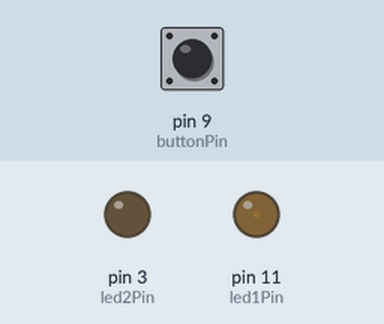
This sketch was run on a simulated Arduino Uno, built with avr-gcc and run on an emulated ATmega328P. Parts: output pins drawn as LEDs (lit = HIGH). The test bench sets the inputs (shaded band); at power-on: pin 9 (buttonPin) LOW.

Above: at 1.2 s.
1.3 s: pin 9 (buttonPin) pulled HIGH for 0.15 s
At 2.4 s:
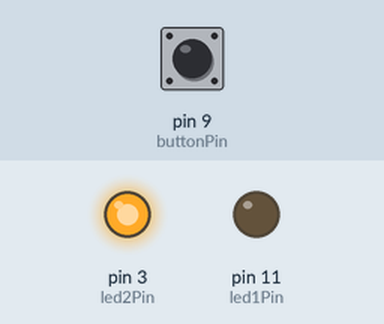
2.9 s: pin 9 (buttonPin) pulled HIGH for 1 s
At 4.06 s:
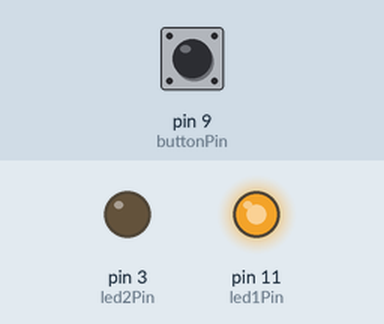
Timing chart, 0 to 11.9 s (numbered marks = the images above; inputs shaded):
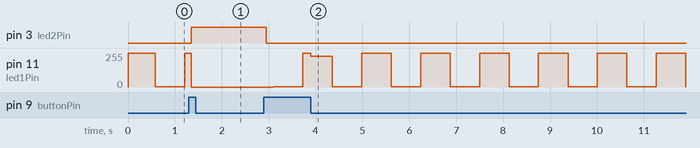

The sketch:

009_switching_pwm_leds.ino
```cpp
const int led1Pin = 11;  // Пин для светодиода №1
const int led2Pin = 3;   // Пин для светодиода №2
const int buttonPin = 9;  // Пин для кнопки

int buttonState = 0;      // Переменная для хранения состояния кнопки
int lastButtonState = 0;  // Переменная для хранения предыдущего состояния кнопки
int ledMode = 0;          // Переменная для хранения текущего режима работы светодиодов

void setup() {
  pinMode(led1Pin, OUTPUT);
  pinMode(led2Pin, OUTPUT);
  pinMode(buttonPin, INPUT);
}

void loop() {
  // Считываем состояние кнопки
  buttonState = digitalRead(buttonPin);

  // Проверяем, было ли нажатие кнопки
  if (buttonState != lastButtonState) {
    if (buttonState == HIGH) {
      // Меняем режим работы светодиодов
      ledMode = (ledMode + 1) % 2;
    }
    // Задержка для устранения дребезга кнопки
    delay(50);
  }
  lastButtonState = buttonState;

  // Управление светодиодами в зависимости от режима
  if (ledMode == 0) {
    // Режим 0: светодиод №1 плавно мерцает, светодиод №2 выключен
    analogWrite(led1Pin, 128 + 127 * cos(millis() / 200.0));
    digitalWrite(led2Pin, LOW);
  } else if (ledMode == 1) {
    // Режим 1: светодиод №1 выключен, светодиод №2 включен
    digitalWrite(led1Pin, LOW);
    digitalWrite(led2Pin, HIGH);
  }
}
```

Measured:
- after the input at 1.3 s, pin 3 (led2Pin): LOW → HIGH after 0.05 s
